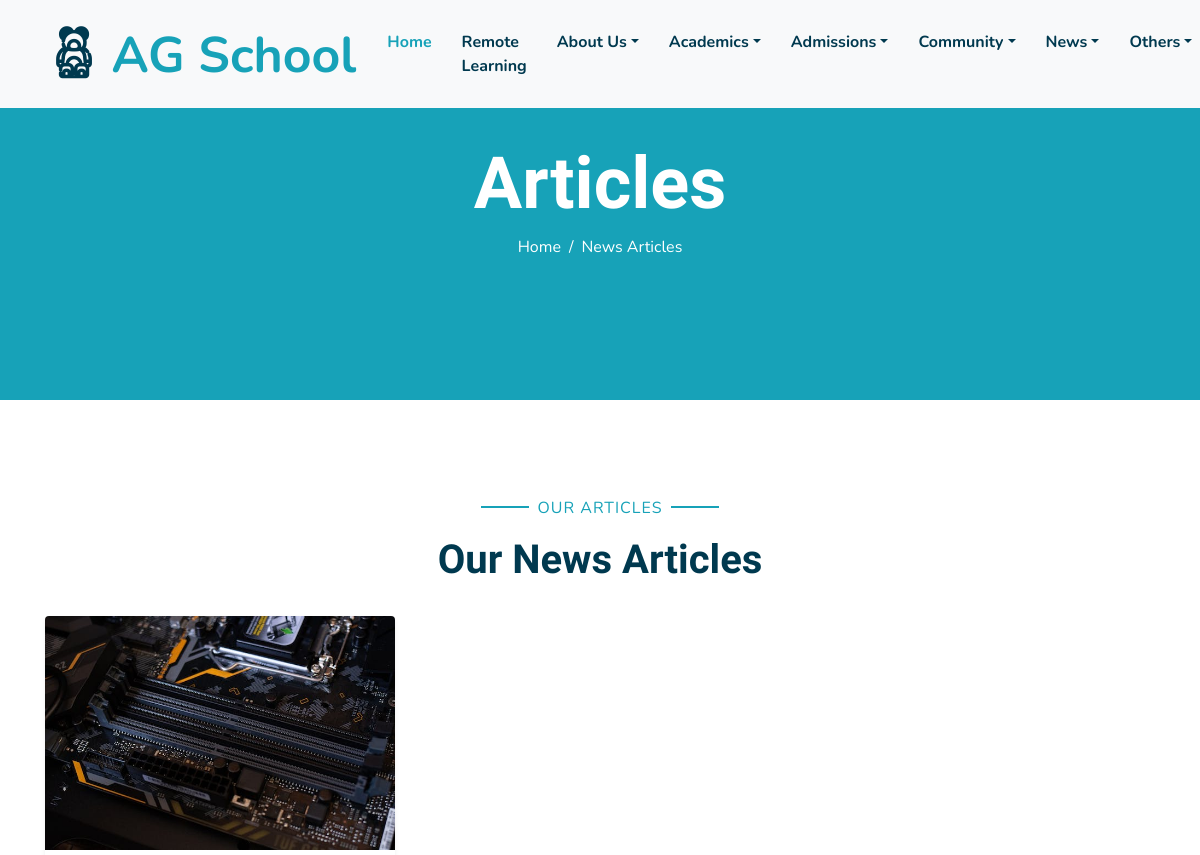
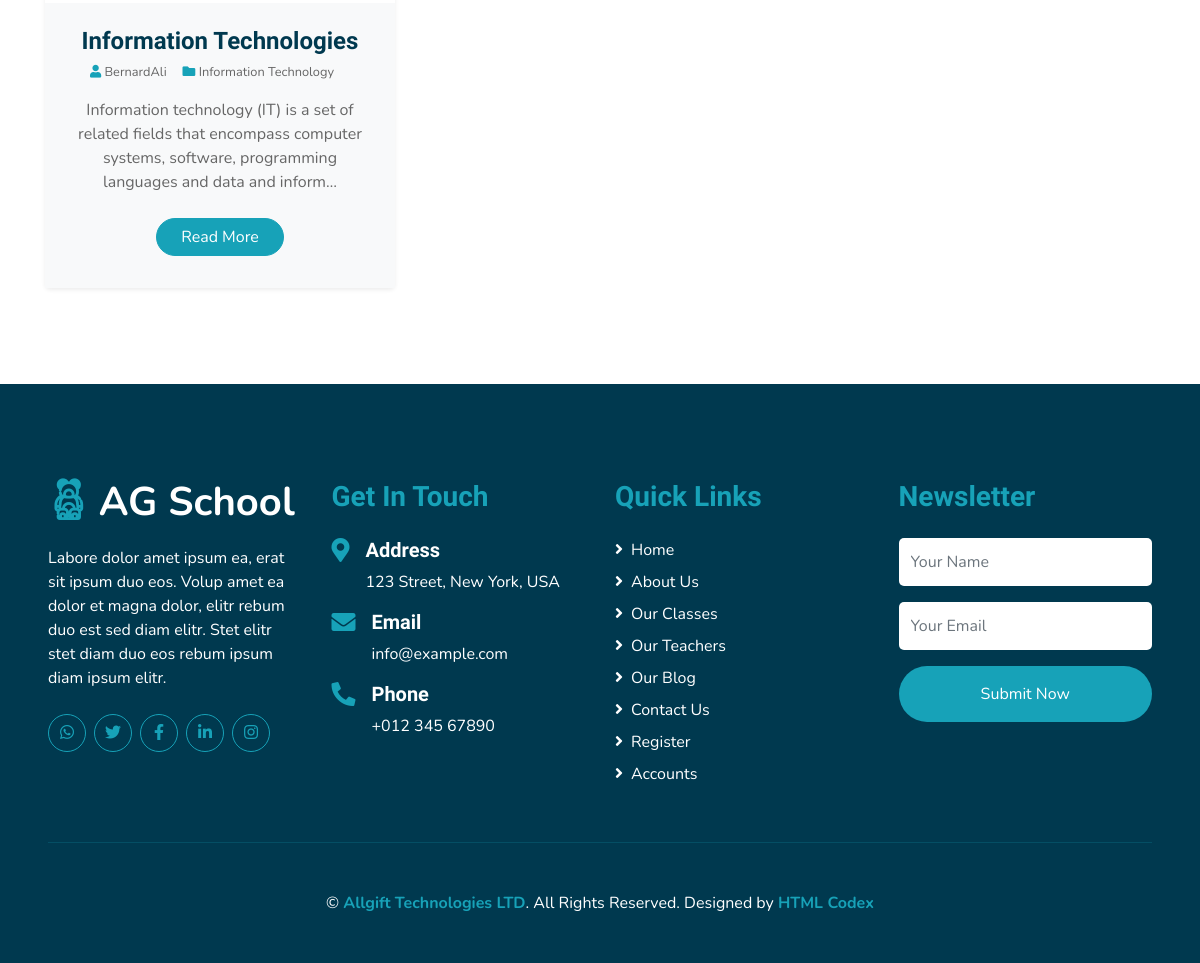
The app's page /articles/ with its own data (2 pictures, top to bottom).
### core/models.py (models this page shows, shortened)
class Article(models.Model):
    author = models.ForeignKey(User, on_delete=models.CASCADE)
    category = models.ForeignKey(ArticlesCategories, on_delete=models.CASCADE)
    image_1 = models.ImageField()
    image_2 = models.ImageField(blank=True, null=True)
    title = models.CharField(max_length=255)
    quote_1 = models.CharField(max_length=255)
    paragraph_1 = models.TextField()
    paragraph_2 = models.TextField()
    paragraph_3 = models.TextField(blank=True, null=True)
    paragraph_4 = models.TextField(blank=True, null=True)
    paragraph_5 = models.TextField(blank=True, null=True)
    paragraph_6 = models.TextField(blank=True, null=True)
    paragraph_7 = models.TextField(blank=True, null=True)
    paragraph_8 = models.TextField(blank=True, null=True)
    paragraph_9 = models.TextField(blank=True, null=True)
    quote_2 = models.TextField(blank=True, null=True)
    created_on = models.DateTimeField(auto_now_add=True)
    updated_on = models.DateTimeField(auto_now=True)

class ArticlesCategories(models.Model):
    category = models.CharField(max_length=128)
    def __str__(self):
        return f"{self.category}"

### authy/models.py (models this page shows, shortened)
class User(AbstractUser):
    full_name = models.CharField(max_length=200, null=True)
    email = models.EmailField(unique=True, null=True)
    phone = models.CharField(max_length=20)
    avatar = models.ImageField(null=True, default="default.jpg")
    background_img = models.ImageField(default='home-bg.jpg', upload_to='background_pics')
    gender = models.CharField(max_length=100, choices=GENDER_CHOICE, null=True, blank=True)
    marital_status = models.CharField(max_length=100, choices=MARITAL_STATUS, default='Single')
    region = models.CharField(max_length=100, choices=REGION_CHOICE, null=True, blank=True)
    residence = models.CharField(max_length=100)
    GPS_Address = models.CharField(max_length=10)
    nationality = models.CharField(max_length=100, default='Ghanaian')
    created = models.DateField(auto_now_add=True)
    is_blocked = models.BooleanField(default=False)
    facebook_url = models.URLField(max_length=255, blank=True, null=True)
    twitter_url = models.URLField(max_length=255, blank=True, null=True)
    instagram_url = models.URLField(max_length=255, blank=True, null=True)
    linkedin_url = models.URLField(max_length=255, blank=True, null=True)
    website_url = models.URLField(max_length=255, blank=True, null=True)
    REQUIRED_FIELDS = []

### core/views.py (the view)
# urls.py: path("articles/", views.articles, name='articles'),
def articles(request):
    articles = Article.objects.all().order_by('-created_on')
    context = {
        'articles': articles,
    }
    return render(request, 'core/articles.html', context)

### templates/core/articles.html (shortened to what this page needs)
{% extends 'base.html' %}
{% load static %}
{% block content %}
    <div class="container-fluid bg-primary mb-5">
      <div
        class="d-flex flex-column align-items-center justify-content-center"
        style="min-height: 400px"
      >
        <h3 class="display-3 font-weight-bold text-white">Articles</h3>
        <div class="d-inline-flex text-white">
          <p class="m-0"><a class="text-white" href="{% url 'home' %}">Home</a></p>
          <p class="m-0 px-2">/</p>
          <p class="m-0">News Articles</p>
        </div>
      </div>
    </div>
    <div class="container-fluid pt-5">
      <div class="container">
        <div class="text-center pb-2">
          <p class="section-title px-5">
            <span class="px-2">Our Articles</span>
          </p>
          <h1 class="mb-4">Our News Articles</h1>
        </div>
        <div class="row pb-3">
          {% for article in  articles %}
          <div class="col-lg-4 mb-4">
            <div class="card border-0 shadow-sm mb-2">
              <img class="card-img-top mb-2" src="{{ article.image_1.url }}" alt="" />
              <div class="card-body bg-light text-center p-4">
                <h4 class="">{{ article.title }}</h4>
                <div class="d-flex justify-content-center mb-3">
                  <small class="mr-3"
                    ><i class="fa fa-user text-primary"></i> {{ article.author }}</small
                  >
                  <small class="mr-3"
                    ><i class="fa fa-folder text-primary"></i> {{ article.category }}</small
                  >
                </div>
                <p>
                  {{ article.paragraph_1|truncatechars:140 }}
                </p>
                <a href="{% url 'article_details' article.id %}" class="btn btn-primary px-4 mx-auto my-2"
                  >Read More</a
                >
              </div>
            </div>
          </div>
          {% empty %}
            <p class="text-center"><b>No Articles Added</b></p>
          {% endfor %}
        </div>
      </div>
    </div>
{% endblock content %}

### records on screen
Article: image_1 (picture), title "Information Technologies", author "BernardAli", category "Information Technology", paragraph_1 "Information technology (IT) is a set of related fields that encompass computer systems, software, programming languages and data and inform…"
